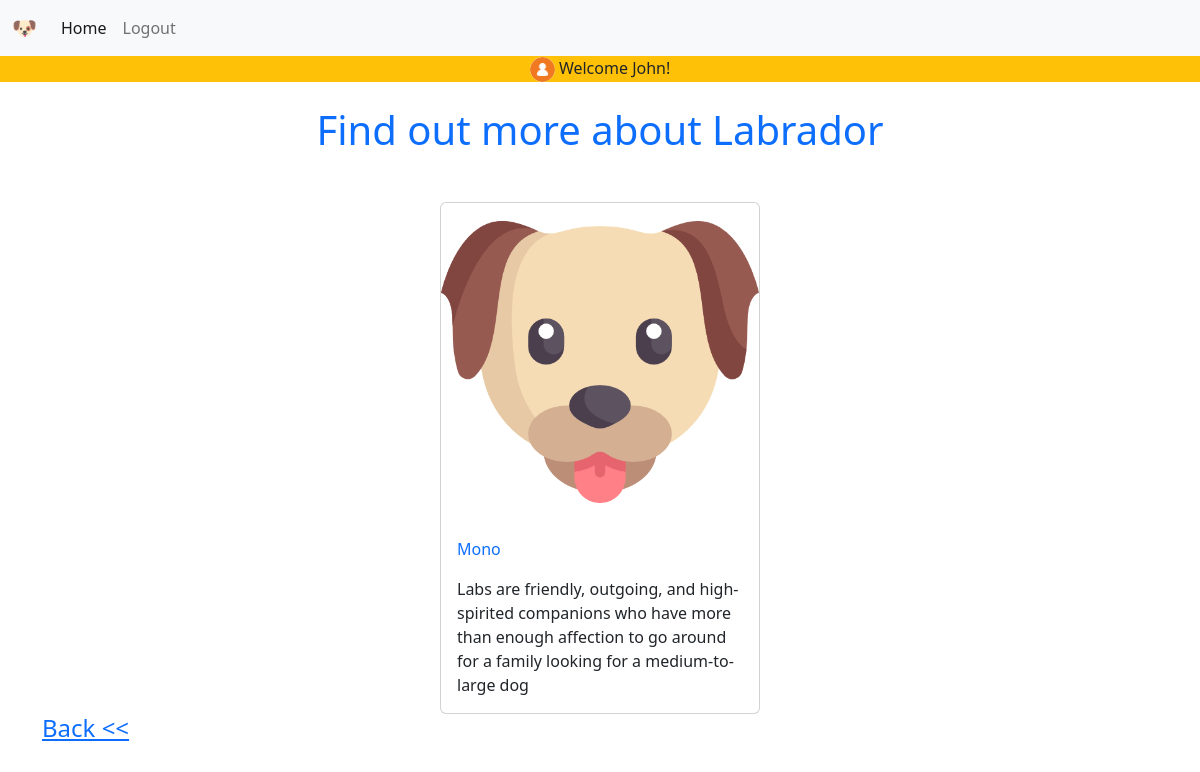
Page /details.php?id=8 (signed in) on the committed database.
### tables this page shows
CREATE TABLE `users` (
  `id` int(11) NOT NULL,
  `first_name` varchar(255) NOT NULL,
  `last_name` varchar(255) NOT NULL,
  `password` varchar(255) NOT NULL,
  `email` varchar(255) NOT NULL,
  `picture` varchar(255) DEFAULT NULL,
  `status` varchar(4) NOT NULL DEFAULT 'user'
);

CREATE TABLE `animals` (
  `id` int(11) NOT NULL,
  `name` varchar(255) NOT NULL,
  `breed` varchar(255) NOT NULL,
  `description` varchar(255) NOT NULL,
  `age` int(11) DEFAULT NULL,
  `picture` varchar(255) DEFAULT NULL
);

### details.php (the view, shortened to what this page needs)
<?php
require_once 'components/db_connect.php';
if($_GET["id"]){
    $id = $_GET["id"];
    $sql = "SELECT * FROM animals WHERE id = {$id}";
    $result = mysqli_query($connect, $sql);
    if (mysqli_num_rows($result)==1) {
        $data = mysqli_fetch_assoc($result);
        $name = $data['name'];
        $breed = $data['breed'];
        $description=$data["description"];
    } else {
        header("location: actions/error.php");
    }
}
$res = mysqli_query($connect, "SELECT * FROM users WHERE id=" . $_SESSION['user']);
$user = mysqli_fetch_array($res, MYSQLI_ASSOC);
?>
<!DOCTYPE html>
<html lang="en">
<head>
      <?php require_once "components/boot.php"?>
</head>
<body>
     <nav class="navbar navbar-expand-lg bg-light">
  <div class="container-fluid">
    <a class="navbar-brand" href="#">🐶</a>
    <div class="collapse navbar-collapse" id="navbarNav">
      <ul class="navbar-nav">
        <li class="nav-item">
          <a class="nav-link active" aria-current="page" href="Home.php">Home</a>
        </li>
        <li class="nav-item">
          <a class="nav-link" href="logout.php?logout">Logout</a>
        </li>
      </ul>
    </div>
</nav>
<div class="bg-warning text-center">
<img class="rounded-circle"src="pictures/<?=$user["picture"]?>" width="25px"alt=""> Welcome <?=$user["first_name"]?>!
</div>
<h1 class="text-center text-primary mt-4">Find out more about <?= $breed?></h1>
    <div class="container mt-5">
<div class="card tarj" style="width: 20rem;">
  <img src="pictures/dog.png" class="card-img-top" alt="...">
  <div class="card-body">
    <p class="card-text text-primary"><?=$name?></p>
    <p class="card-text"><?=$description?></p>
  </div>
</div>
<a href="home.php"><h4>Back <<</h4></a>
</body>
</html>

### details.php (style rules this page uses)
.tarj { display: block; margin:0 auto; }

### rows in the picture
users: picture (placeholder picture), first_name "John"
animals: breed "Labrador", name "Mono", description "Labs are friendly, outgoing, and high-spirited companions who have more than enough affection to go around for a family looking for a medium-to-large dog"
